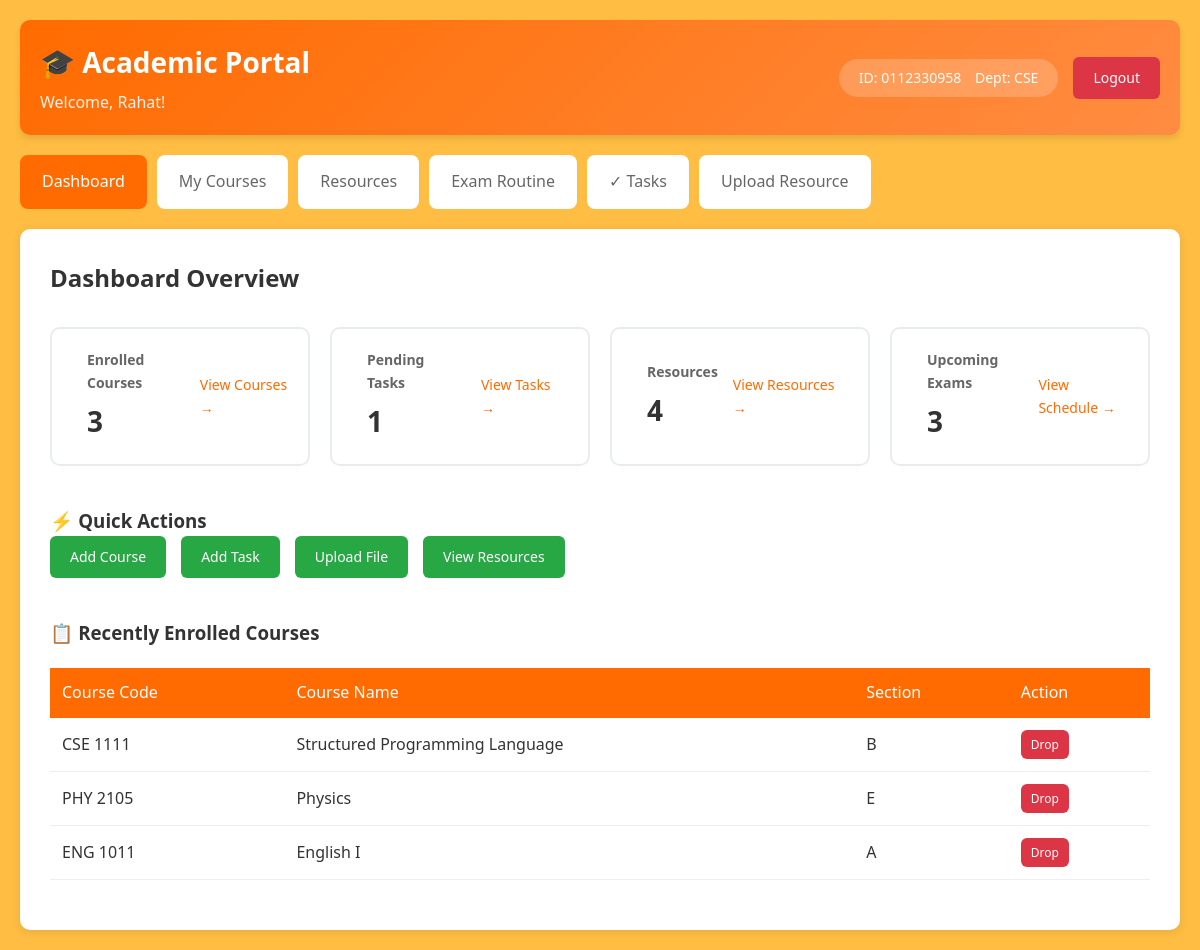
The page /dashboard.php (signed in) on the database its author committed.
### tables this page shows
CREATE TABLE enroll (
  id INT NOT NULL AUTO_INCREMENT,
  course_code VARCHAR(20) NOT NULL,
  userId VARCHAR(20) NOT NULL,
  section VARCHAR(20) NOT NULL,
  PRIMARY KEY(id),
  KEY fk_code (course_code),
  CONSTRAINT fk_code FOREIGN KEY (course_code) REFERENCES course (course_code) ON DELETE CASCADE,
  KEY fk_enrolluser (userId),
  CONSTRAINT fk_enrolluser FOREIGN KEY (userId) REFERENCES users(userId) ON DELETE CASCADE

);

CREATE TABLE course (
    id INT NOT NULL AUTO_INCREMENT,
    course_code VARCHAR(20) NOT NULL,
    course_name VARCHAR(100) NOT NULL,
    credits INT NOT NULL,
    trimester VARCHAR(20) NOT NULL,
    PRIMARY KEY (id),
    UNIQUE KEY course_code (course_code)
);

### dashboard.php (the view, shortened to what this page needs)
<?php
include('includes/config.php');
$userId = $_SESSION['user_id'];
$userName = $_SESSION['user_name'];
?>
<!DOCTYPE html>
<html lang="en">
<head>
    <link rel="stylesheet" href="assets/css/style.css">
</head>
<body>
    <div class="container">
        <header class="main-header">
            <div class="header-left">
                <h1>🎓 Academic Portal</h1>
                <p class="welcome">Welcome, <?php echo htmlspecialchars($userName); ?>!</p>
            </div>
            <div class="header-right">
                <div class="user-info">
                    <span>ID: <?php echo $userId; ?></span>
                    <span>Dept: <?php echo $_SESSION['user_dept']; ?></span>
                </div>
                <a href="includes/logout.php" class="btn btn-logout">Logout</a>
            </div>
        </header>
        <nav class="main-nav">
            <a href="dashboard.php" class="nav-link active">Dashboard</a>
            <a href="courses.php" class="nav-link">My Courses</a>
            <a href="resources.php" class="nav-link">Resources</a>
            <a href="exam_routine.php" class="nav-link">Exam Routine</a>
            <a href="tasks.php" class="nav-link">✓ Tasks</a>
            <a href="upload_resource.php" class="nav-link">Upload Resource</a>
        </nav>
        <div class="dashboard-content">
            <h2>Dashboard Overview</h2>
            <div class="stats-cards">
                <?php
                $courses_sql = "SELECT COUNT(*) as total FROM enroll WHERE userId='$userId'";
                $courses_result = mysqli_query($conn, $courses_sql);
                $courses_row = mysqli_fetch_assoc($courses_result);
                $total_courses = $courses_row['total'];
                $tasks_sql = "SELECT COUNT(*) as total FROM tasks WHERE userId='$userId' AND status='incomplete'";
                $tasks_result = mysqli_query($conn, $tasks_sql);
                $tasks_row = mysqli_fetch_assoc($tasks_result);
                $pending_tasks = $tasks_row['total'];
                $resources_sql = "SELECT COUNT(DISTINCT r.id) as total
                                 FROM resource r
                                 JOIN enroll e ON r.Folder_name LIKE CONCAT(e.course_code, '/%')
                                 WHERE e.userId='$userId' AND r.Approve='yes'";
                $resources_result = mysqli_query($conn, $resources_sql);
                $resources_row = mysqli_fetch_assoc($resources_result);
                $available_resources = $resources_row['total'];
                $exams_sql = "SELECT COUNT(DISTINCT er.id) as total
                             FROM examroutine er
                             JOIN enroll e ON er.course_code = e.course_code
                             WHERE e.userId='$userId'";
                $exams_result = mysqli_query($conn, $exams_sql);
                $exams_row = mysqli_fetch_assoc($exams_result);
                $upcoming_exams = $exams_row['total'];
                ?>
                <div class="stat-card">
                    <div class="stat-info">
                        <h3>Enrolled Courses</h3>
                        <p class="stat-number"><?php echo $total_courses; ?></p>
                    </div>
                    <a href="courses.php" class="stat-link">View Courses →</a>
                </div>
                <div class="stat-card">
                    <div class="stat-info">
                        <h3>Pending Tasks</h3>
                        <p class="stat-number"><?php echo $pending_tasks; ?></p>
                    </div>
                    <a href="tasks.php" class="stat-link">View Tasks →</a>
                </div>
                <div class="stat-card">
                    <div class="stat-info">
                        <h3>Resources</h3>
                        <p class="stat-number"><?php echo $available_resources; ?></p>
                    </div>
                    <a href="resources.php" class="stat-link">View Resources →</a>
                </div>
                <div class="stat-card">
                    <div class="stat-info">
                        <h3>Upcoming Exams</h3>
                        <p class="stat-number"><?php echo $upcoming_exams; ?></p>
                    </div>
                    <a href="exam_routine.php" class="stat-link">View Schedule →</a>
                </div>
            </div>
            <div class="quick-actions">
                <h3>⚡ Quick Actions</h3>
                <div class="action-buttons">
                    <a href="courses.php" class="btn btn-action">Add Course</a>
                    <a href="tasks.php" class="btn btn-action">Add Task</a>
                    <a href="upload_resource.php" class="btn btn-action">Upload File</a>
                    <a href="resources.php" class="btn btn-action">View Resources</a>
                </div>
            </div>
            <div class="recent-section">
                <h3>📋 Recently Enrolled Courses</h3>
                <?php
                $recent_sql = "SELECT e.*, c.course_name
                              FROM enroll e
                              JOIN course c ON e.course_code = c.course_code
                              WHERE e.userId='$userId'
                              ORDER BY e.id DESC LIMIT 5";
                $recent_result = mysqli_query($conn, $recent_sql);
                if(mysqli_num_rows($recent_result) > 0): ?>
                    <table class="data-table">
                        <thead>
                            <tr>
                                <th>Course Code</th>
                                <th>Course Name</th>
                                <th>Section</th>
                                <th>Action</th>
                            </tr>
                        </thead>
                        <tbody>
                            <?php while($row = mysqli_fetch_assoc($recent_result)): ?>
                            <tr>
                                <td><?php echo $row['course_code']; ?></td>
                                <td><?php echo $row['course_name']; ?></td>
                                <td><?php echo $row['section']; ?></td>
                                <td>
                                    <a href="courses.php?drop=<?php echo $row['course_code']; ?>"
                                       class="btn btn-danger btn-small"
                                       onclick="return confirm('Drop this course?')">
                                       Drop
                                    </a>
                                </td>
                            </tr>
                            <?php endwhile; ?>
                        </tbody>
                    </table>
                <?php else: ?>
                    <p class="no-data">You are not enrolled in any courses yet.</p>
                <?php endif; ?>
            </div>
        </div>
    </div>
</body>
</html>

### assets/css/style.css (style rules this page uses)
* { margin: 0; padding: 0; box-sizing: border-box; }
body { font-family: 'Segoe UI', Tahoma, Geneva, Verdana, sans-serif; line-height: 1.6; color: #333; background: rgba(255, 166, 0, 0.737); }
.container { max-width: 1200px; margin: 0 auto; padding: 0 20px; }
.main-header { background: linear-gradient(135deg, #ff6b00, #ff8c42); color: white; padding: 20px; border-radius: 10px; margin: 20px 0; display: flex; justify-content: space-between; align-items: center; box-shadow: 0 4px 6px rgba(0,0,0,0.1); }
.header-left h1 { font-size: 28px; margin-bottom: 5px; }
.welcome { font-size: 16px; opacity: 0.9; }
.header-right { display: flex; align-items: center; gap: 15px; }
.user-info { background: rgba(255,255,255,0.2); padding: 8px 15px; border-radius: 20px; font-size: 14px; }
.user-info span { margin: 0 5px; }
.main-nav { display: flex; gap: 10px; margin: 20px 0; flex-wrap: wrap; }
.nav-link { padding: 12px 20px; background: white; border-radius: 8px; text-decoration: none; color: #666; font-weight: 500; transition: all 0.3s; border: 2px solid transparent; }
.nav-link.active { background: #ff6b00; color: white; border-color: #ff6b00; }
.btn { padding: 10px 20px; border: none; border-radius: 6px; cursor: pointer; font-weight: 500; text-decoration: none; display: inline-block; transition: all 0.3s; font-size: 14px; }
.btn-logout { background: #dc3545; color: white; }
.btn-danger { background: #dc3545; color: white; }
.btn-action { background: #28a745; color: white; }
.btn-small { padding: 5px 10px; font-size: 12px; }
.dashboard-content { background: white; padding: 30px; border-radius: 10px; margin: 20px 0; box-shadow: 0 2px 10px rgba(0,0,0,0.1); }
.stats-cards { display: grid; grid-template-columns: repeat(auto-fit, minmax(250px, 1fr)); gap: 20px; margin: 30px 0; }
.stat-card { background: white; border: 2px solid #e9ecef; border-radius: 10px; padding: 20px; display: flex; align-items: center; gap: 15px; transition: all 0.3s; }
.stat-info h3 { font-size: 14px; color: #666; margin-bottom: 5px; }
.stat-number { font-size: 28px; font-weight: bold; color: #333; }
.stat-link { margin-left: auto; color: #ff6b00; text-decoration: none; font-size: 14px; }
.quick-actions { margin: 40px 0; }
.action-buttons { display: flex; gap: 15px; flex-wrap: wrap; }
.data-table { width: 100%; border-collapse: collapse; margin: 20px 0; }
.data-table th { background: #ff6b00; color: white; padding: 12px; text-align: left; font-weight: 500; }
.data-table td { padding: 12px; border-bottom: 1px solid #eee; }

### rows shown on the page
enroll: course_code "CSE 1111", course.course_name "Structured Programming Language", section "B"
enroll: course_code "PHY 2105", course.course_name "Physics", section "E"
enroll: course_code "ENG 1011", course.course_name "English I", section "A"

### other values the page prints
$userName "Rahat"
$userId "0112330958"
$_SESSION['user_dept'] "CSE"
$total_courses "3"
$pending_tasks "1"
$available_resources "4"
$upcoming_exams "3"
